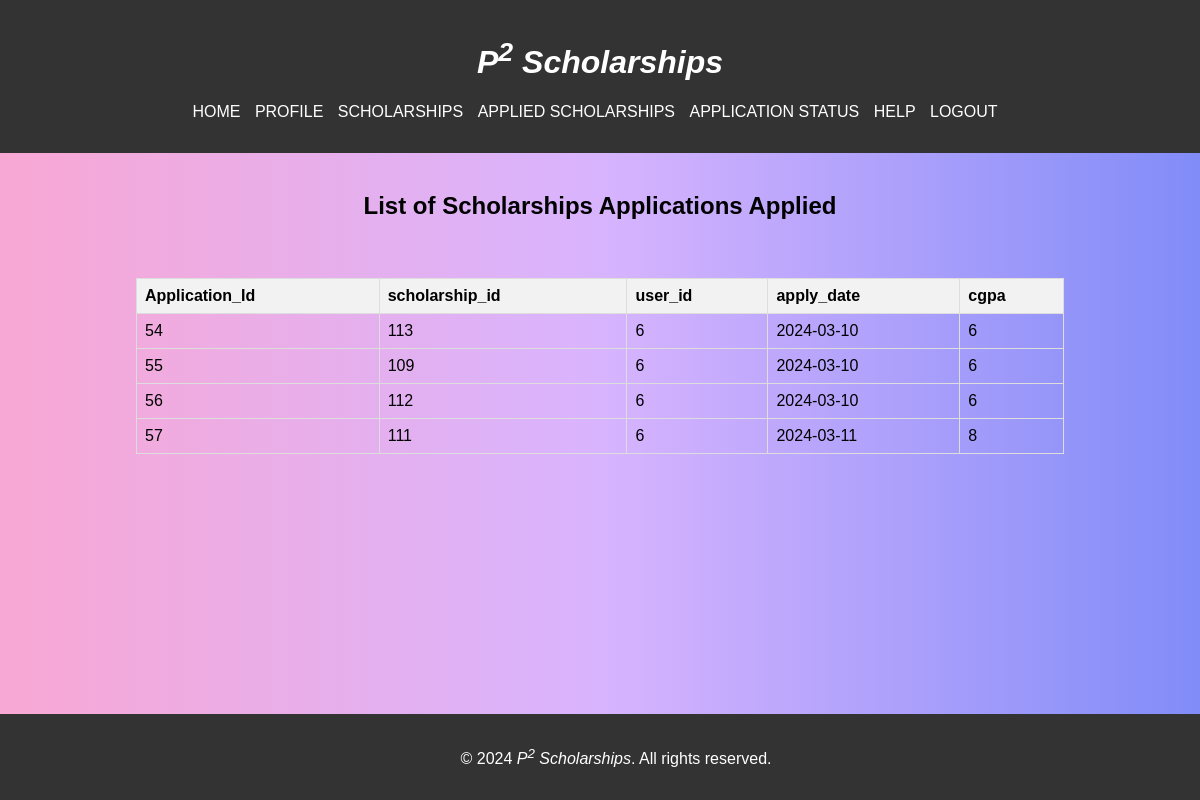
The page /disp_app_sch.php (signed in) on the database its author committed.
### tables this page shows
CREATE TABLE `applications` (
  `Application_Id` int(11) NOT NULL,
  `scholarship_id` int(11) NOT NULL,
  `user_id` int(11) NOT NULL,
  `apply_date` date NOT NULL,
  `cgpa` int(11) NOT NULL
);

### disp_app_sch.php (the view, shortened to what this page needs)
<?php
include("session_student.php");
$prav = $_SESSION['student_id'];
$sql = "SELECT Application_Id,scholarship_id , user_id, apply_date, cgpa FROM applications where user_id = $prav";
$result = $conn->query($sql);
?>
<!DOCTYPE html>
<html lang="en">
<head>
    <link rel="stylesheet" href="style3.css">
</head>
<body style="background:linear-gradient(to right, rgb(249, 168, 212), rgb(216, 180, 254), rgb(129, 140, 248));">
<header>
        <h1><i>P<sup>2</sup> Scholarships</i></h1>
        <nav>
            <ul>
                <li><a href="student_page.php">HOME</a></li>
                <li><a href="profile.php">PROFILE</a></li>
                <li><a href="stu_scholarships.php">SCHOLARSHIPS</a></li>
                <li><a href="disp_app_sch.php">APPLIED SCHOLARSHIPS</a></li>
                <li><a href="disp_status.php">APPLICATION STATUS</a></li>
                <li><a href="#">HELP</a></li>
                <li><a href="logout.php">LOGOUT</a></li>
            </ul>
        </nav>
    </header>
    <main>
        <section>
            <center><h2>List of Scholarships Applications Applied</h2><br>
            <?php
            if ($result->num_rows > 0) {
                echo '<table border = 1 >';
                echo '<tr><th>Application_Id</th><th>scholarship_id</th><th>user_id</th><th>apply_date</th><th>cgpa</th></tr>';
                while ($row = $result->fetch_assoc()) {
                    echo '<tr><td>' . $row["Application_Id"] .'</td><td>' . $row["scholarship_id"] . '</td><td>' . $row["user_id"] . '</td><td>' . $row["apply_date"] . '</td><td>' . $row["cgpa"] . '</td></tr>';
                }
                echo '</table><br>';
            } else {
                echo "<center><p>No Applications recieved at this moment</p></center>";
            }
            ?>
            </center>
        </section>
    </main>
    <footer>
        <p>&copy; 2024 <i>P<sup>2</sup> Scholarships</i>. All rights reserved.</p>
    </footer>
</body>
</html>

### style3.css (style rules this page uses)
body { font-family: Arial, sans-serif; margin: 0; padding: 0; }
header { background-color: #333; color: #fff; padding: 1em; text-align: center; }
nav ul { list-style: none; padding: 0; }
nav ul li { display: inline; margin-right: 10px; }
nav a { text-decoration: none; color: #fff; }
main { padding: 20px; }
footer { background-color: #333; color: #fff; padding: 1em; text-align: center; position: fixed; bottom: 0; width: 100%; }

### disp_app_sch.php (style rules this page uses)
table { border-collapse: collapse; width: 80%; margin: 20px auto; }
th, td { border: 1px solid #ddd; padding: 8px; text-align: left; }
th { background-color: #f2f2f2; }

### rows shown on the page
applications: Application_Id "54", scholarship "113", user "6", apply_date "2024-03-10", cgpa "6"
applications: Application_Id "55", scholarship "109", user "6", apply_date "2024-03-10", cgpa "6"
applications: Application_Id "56", scholarship "112", user "6", apply_date "2024-03-10", cgpa "6"
applications: Application_Id "57", scholarship "111", user "6", apply_date "2024-03-11", cgpa "8"
